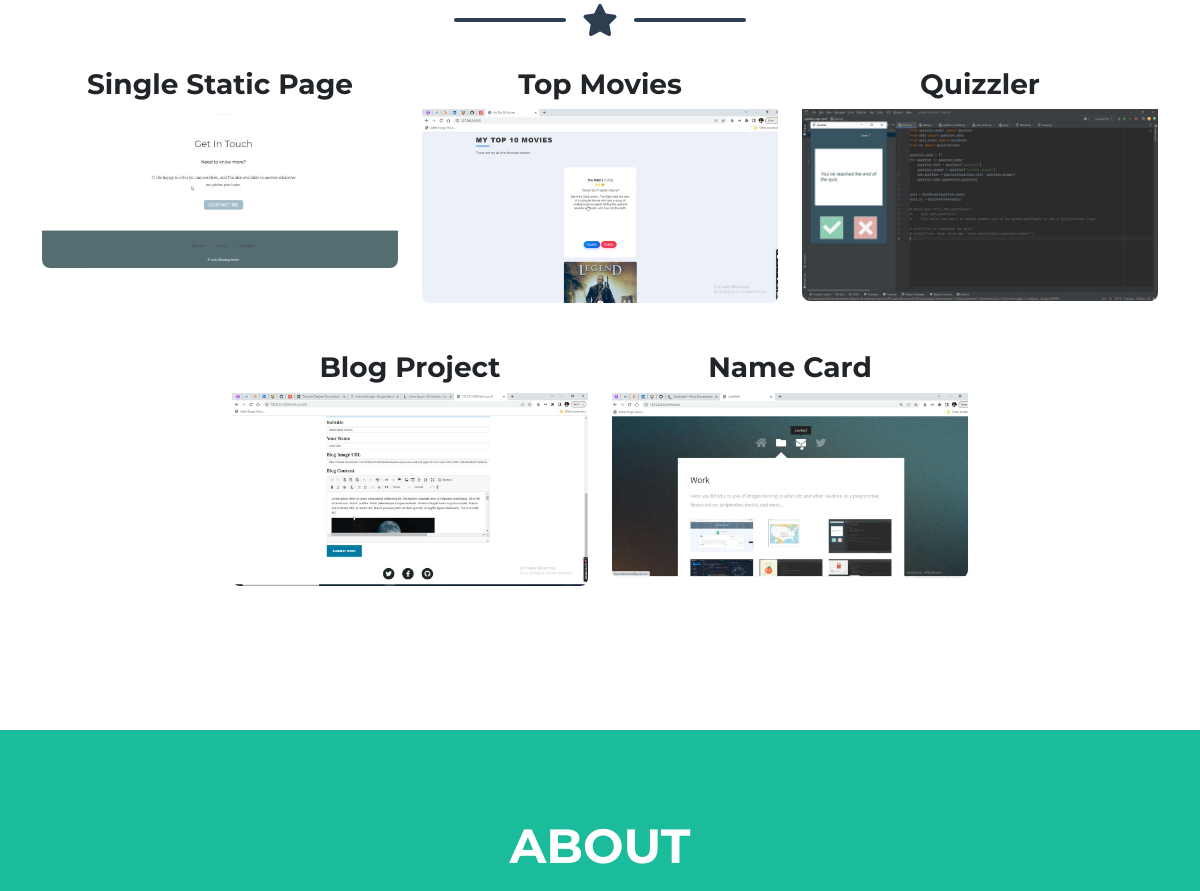
The app's page / (middle part), older data.
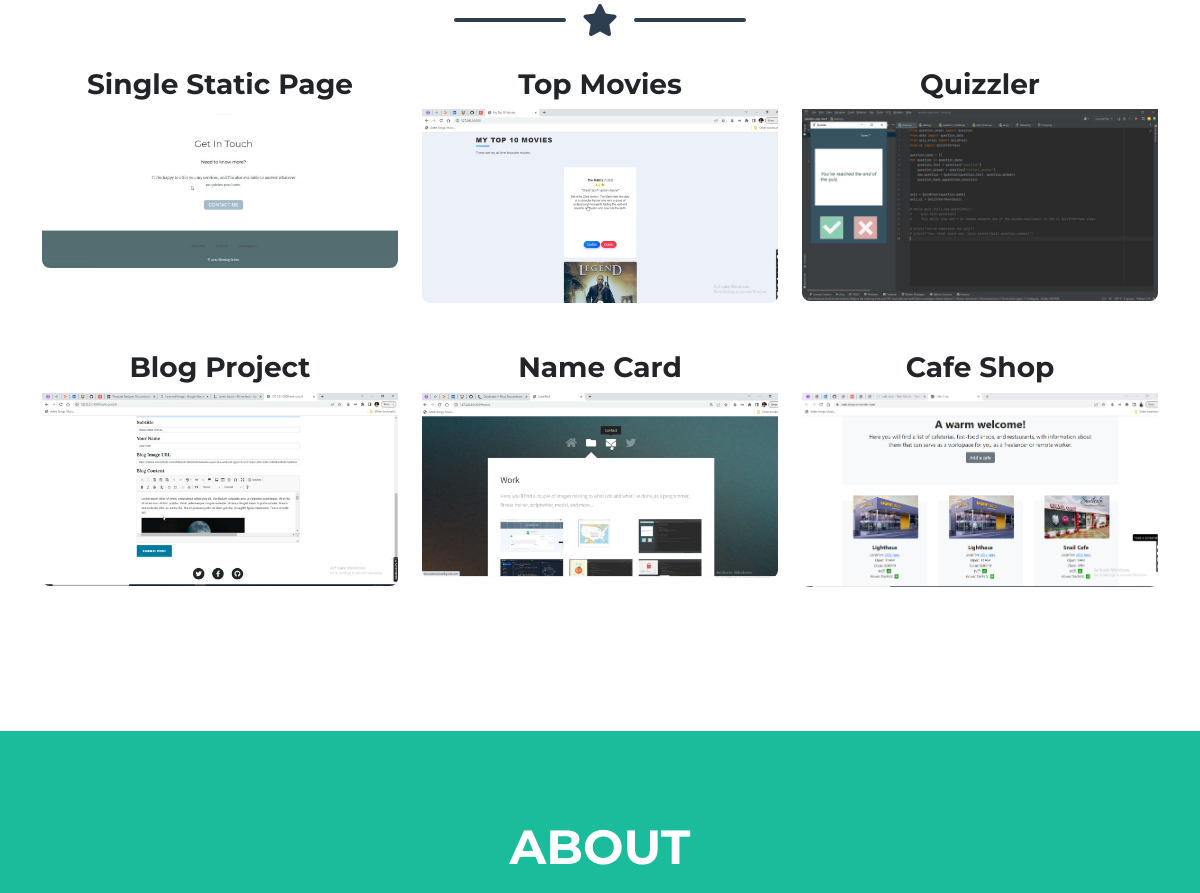
The same page, newer data.
### main.py (models this page shows)
class Skill(db.Model):
    id = db.Column(db.Integer, primary_key=True)
    skill_name = db.Column(db.String(250), unique=True, nullable=False)
    overview = db.Column(db.String(500), nullable=False)
    img_url = db.Column(db.String(50), nullable=False)
    git_url = db.Column(db.String(100), nullable=False)

### main.py (the view)
@app.route('/')
def home():
    skills = db.session.query(Skill).all()
    return render_template('index.html', skills=skills, date=date)

### templates/index.html (shortened to what this page needs)
<!DOCTYPE html>
<html lang="en">
    <head>
        <link href="static/css/styles.css" rel="stylesheet" />
    </head>
    <body id="page-top">
        <section class="page-section portfolio" id="portfolio">
            <div class="container">
                <div class="divider-custom">
                    <div class="divider-custom-line"></div>
                    <div class="divider-custom-icon"><i class="fas fa-star"></i></div>
                    <div class="divider-custom-line"></div>
                </div>
                <div class="row justify-content-center">
                    {% for skill in skills: %}
                    <div class="col-md-6 col-lg-4 mb-5">
                        <div class="portfolio-item mx-auto" data-bs-toggle="modal" data-bs-target="#portfolioModal{{skill.id}}">
                            <h3 class="text-center">{{ skill.skill_name }}</h3>
                            <img class="img-fluid" src="static/images/{{skill.img_url}}" alt="..." />
                        </div>
                    </div>
                    {% endfor %}
                </div>
            </div>
        </section>
        <section class="page-section bg-primary text-white mb-0" id="about">
            <div class="container">
                <h2 class="page-section-heading text-center text-uppercase text-white">About</h2>
                <div class="divider-custom divider-light">
                    <div class="divider-custom-icon"></div>
                </div>
            </div>
        </section>
    </body>
</html>

Row changes from the older to the newer data that the page shows:
added Skill: skill_name "Cafe Shop", img_url (picture)
